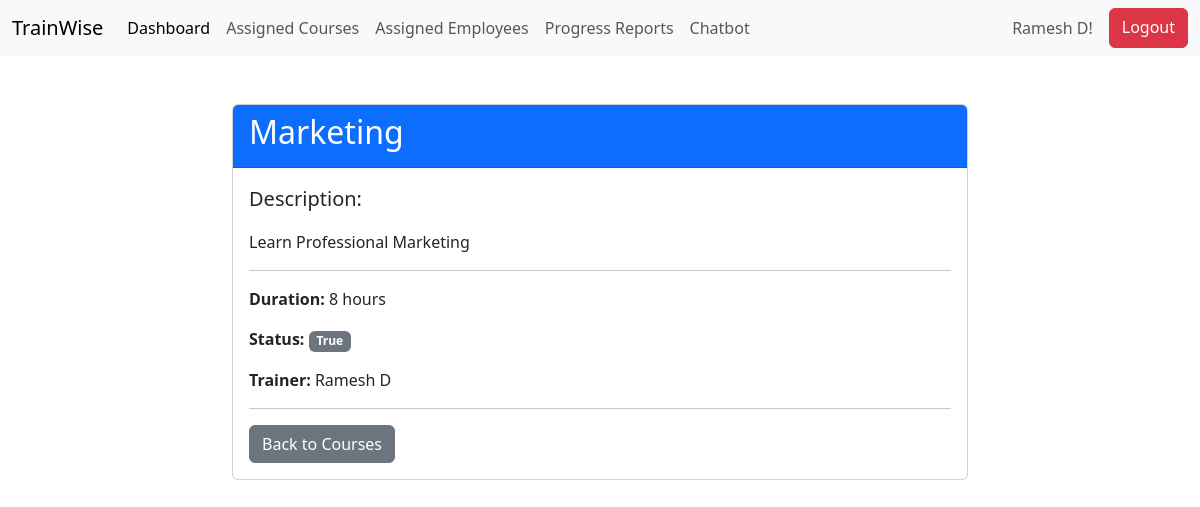
Page /trainer/course/1/ (signed in) on the committed database.
### admin_app/models.py (models this page shows, shortened)
class Course(models.Model):
    name = models.CharField(max_length=100)
    description = models.TextField()
    duration = models.PositiveIntegerField()  # Duration in hours
    trainer = models.ForeignKey(User, on_delete=models.SET_NULL, null=True)  # Trainer linked to User
    status = models.BooleanField(default=True)  # Active/Inactive status

### trainer/views.py (the view)
# urls.py: path('course/<int:course_id>/', views.course_detail, name='course_detail'),
@login_required
def course_detail(request, course_id):
    course = apps.get_model('admin_app', 'Course')
    course = get_object_or_404(course, id=course_id, trainer=request.user)
    return render(request, 'trainer/course_info.html', {'course': course})

### templates/trainer/course_info.html (shortened to what this page needs)
<!DOCTYPE html>
<html lang="en">
<head>
    <link href="https://cdn.jsdelivr.net/npm/bootstrap@5.3.3/dist/css/bootstrap.min.css" rel="stylesheet">
</head>
<body>
    {% include 'trainer/trainer_navbar.html' %}
    <div class="container mt-5">
        <div class="row justify-content-center">
            <div class="col-md-8">
                <div class="card">
                    <div class="card-header bg-primary text-white">
                        <h2>{{ course.name }}</h2>
                    </div>
                    <div class="card-body">
                        <p class="lead"><strong>Description:</strong></p>
                        <p>{{ course.description }}</p>
                        <hr>
                        <p><strong>Duration:</strong> {{ course.duration }} hours</p>
                        <p><strong>Status:</strong>
                             {% if course.status == 'Active' %}
                                <span class="badge bg-success">{{ course.status }}</span>
                            {% else %}
                                <span class="badge bg-secondary">{{ course.status }}</span>
                            {% endif %}
                        </p>
                        <p><strong>Trainer:</strong> {{ course.trainer.get_full_name }}</p>
                        <hr>
                        <div class="d-flex justify-content-between">
                            <a href="{% url 'trainer:my_courses' %}" class="btn btn-secondary">Back to Courses</a>
                        </div>
                    </div>
                </div>
            </div>
        </div>
    </div>
</body>
</html>

### templates/trainer/trainer_navbar.html (shortened to what this page needs)
<!DOCTYPE html>
<html lang="en">
<head>
    <link href="https://cdn.jsdelivr.net/npm/bootstrap@5.3.3/dist/css/bootstrap.min.css" rel="stylesheet">
</head>
<body>
<nav class="navbar navbar-expand-lg navbar-light bg-light">
  <div class="container-fluid">
    <a class="navbar-brand" href="{% url 'trainer:homepage_trainer' %}">TrainWise</a>
    <div class="collapse navbar-collapse" id="navbarNav">
      <ul class="navbar-nav me-auto mb-2 mb-lg-0">
        <li class="nav-item">
          <a class="nav-link active" href="#">Dashboard</a>
        </li>
        <li class="nav-item">
          <a class="nav-link" href="{% url 'trainer:my_courses' %}">Assigned Courses</a>
        </li>
        <li class="nav-item">
          <a class="nav-link" href="{% url 'trainer:assigned_employees' %}">Assigned Employees</a>
        </li>
        <li class="nav-item">
          <a class="nav-link" href="#">Progress Reports</a>
        </li>
        <li class="nav-item">
          <a class="nav-link" href="#">Chatbot</a>
        </li>
      </ul>
      <div class="d-flex">
          <span class="navbar-text me-3">{{ user.get_full_name }}!</span>
        {% if user.is_authenticated %}
            <a class="btn btn-danger btn-custom" href="{% url 'admin_app:log_out' %}">Logout</a>
          {% else %}
          <a class="btn btn-primary btn-custom" href="{% url 'admin_app:user_login' %}">Login</a>
          <a class="btn btn-secondary btn-custom" href="#">Register</a>
        {% endif %}
      </div>
    </div>
  </div>
</nav>
</body>
</html>

### rows in the picture
Course: name "Marketing", description "Learn Professional Marketing", duration "8", status "True", trainer.get_full_name "Ramesh D"

### other values in the picture
{{ user.get_full_name }} "Ramesh D"
